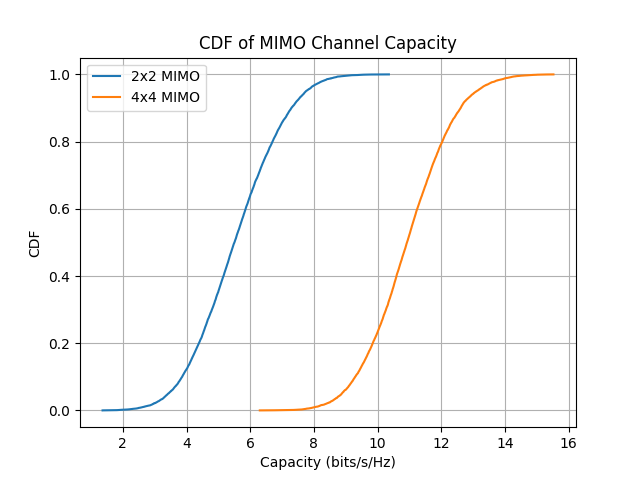

Source code (Python):
import numpy as np
import matplotlib.pyplot as plt

def generate_capacity(M, N, SNR_dB, num_samples):
    SNR = 10**(SNR_dB / 10)
    capacities = []
    
    for _ in range(num_samples):
        H = (np.random.randn(M, N) + 1j * np.random.randn(M, N)) / np.sqrt(2)  # Rayleigh channel
        HH_dagger = np.dot(H, H.conj().T)  # H * H^H
        capacity = np.log2(np.linalg.det(np.eye(M) + (SNR / N) * HH_dagger).real)
        capacities.append(capacity)
    
    return np.sort(capacities)

# Parameters
M1, N1 = 2, 2
M2, N2 = 4, 4
SNR_dB = 10
num_samples = 10000

# Simulate
capacities_2x2 = generate_capacity(M1, N1, SNR_dB, num_samples)
capacities_4x4 = generate_capacity(M2, N2, SNR_dB, num_samples)

# Plot CDF
plt.figure()
plt.plot(capacities_2x2, np.linspace(0, 1, num_samples), label="2x2 MIMO")
plt.plot(capacities_4x4, np.linspace(0, 1, num_samples), label="4x4 MIMO")
plt.xlabel("Capacity (bits/s/Hz)")
plt.ylabel("CDF")
plt.title("CDF of MIMO Channel Capacity")
plt.legend()
plt.grid()
plt.show()
